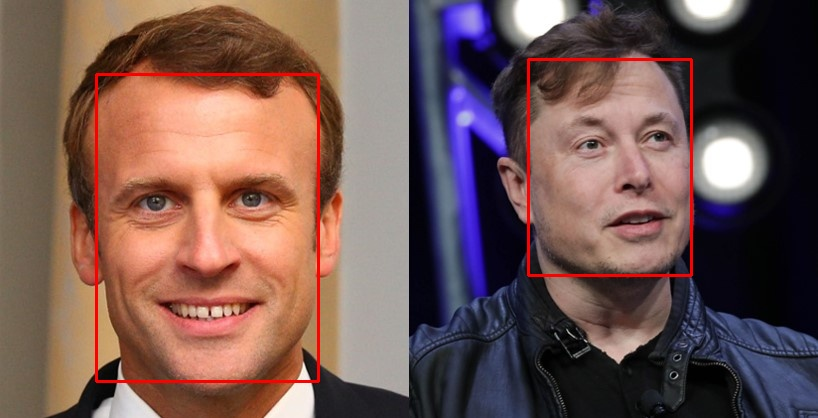
#> input picture face_sdk/api_usage/temp/test1_detect_res.jpg, 818 x 418 px
$ python -i train_dataset.py   (imports and definitions only)
#> lines starting #> are read from the running program, lines starting #| are printed output that depends on the picture
#> further down, picture is the input picture: shape (418, 818, 3); mean B, G, R 82.2, 86.7, 115.3
"""
@author: Hang Du, Jun Wang
@date: 20201101
@contact: jun21wangustc@gmail.com
"""

import os
import random
import cv2
import torch
import numpy as np
from torch.utils.data import Dataset

def transform(image):
    """ Transform a image by cv2.
    """
    img_size = image.shape[0]
#> img_size = 418
    # random crop
    if random.random() > 0.5:
        crop_size = 9
        x1_offset = np.random.randint(0, crop_size, size=1)[0]
        y1_offset = np.random.randint(0, crop_size, size=1)[0]
        x2_offset = np.random.randint(img_size-crop_size, img_size, size=1)[0]
#> x2_offset = 412
        y2_offset = np.random.randint(img_size-crop_size, img_size, size=1)[0]
#> y2_offset = 412
        image = image[x1_offset:x2_offset,y1_offset:y2_offset]
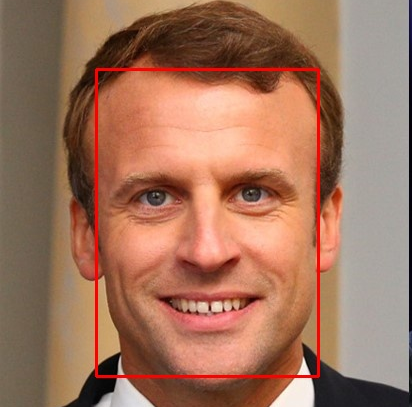
#> image: shape (407, 412, 3); mean of channels 0, 1, 2 92.2, 114.8, 160.6; drawn as B, G, R
        image = cv2.resize(image,(img_size,img_size))
#> image: shape (418, 418, 3)
    # horizontal flipping
    if random.random() > 0.5:
        image = cv2.flip(image, 1)
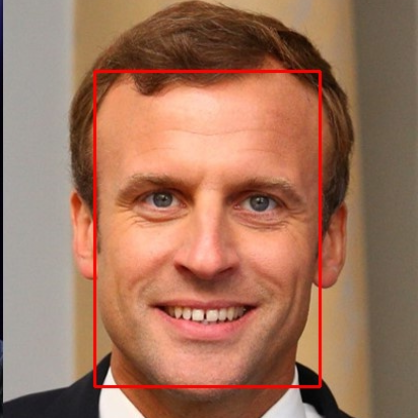
#> image: shape (418, 418, 3); mean of channels 0, 1, 2 92.1, 114.7, 160.5; drawn as B, G, R
    # grayscale conversion
    if random.random() > 0.8:
        image= cv2.cvtColor(image,cv2.COLOR_BGR2GRAY)
    # rotation
    if random.random() > 0.5:
        theta = (random.randint(-10,10)) * np.pi / 180
        M_rotate = np.array([[np.cos(theta), -np.sin(theta), 0],[np.sin(theta), np.cos(theta), 0]], dtype=np.float32)
        image = cv2.warpAffine(image, M_rotate, (img_size, img_size))
    # normalizing
    if image.ndim == 2:
        image = (image - 127.5) * 0.0078125
        new_image = np.zeros([3,img_size,img_size], np.float32)
        new_image[0,:,:] = image
        image = torch.from_numpy(new_image.astype(np.float32))
    else:
        image = (image.transpose((2, 0, 1)) - 127.5) * 0.0078125
#> (the run stopped early here; a loop or call above may not have finished)
